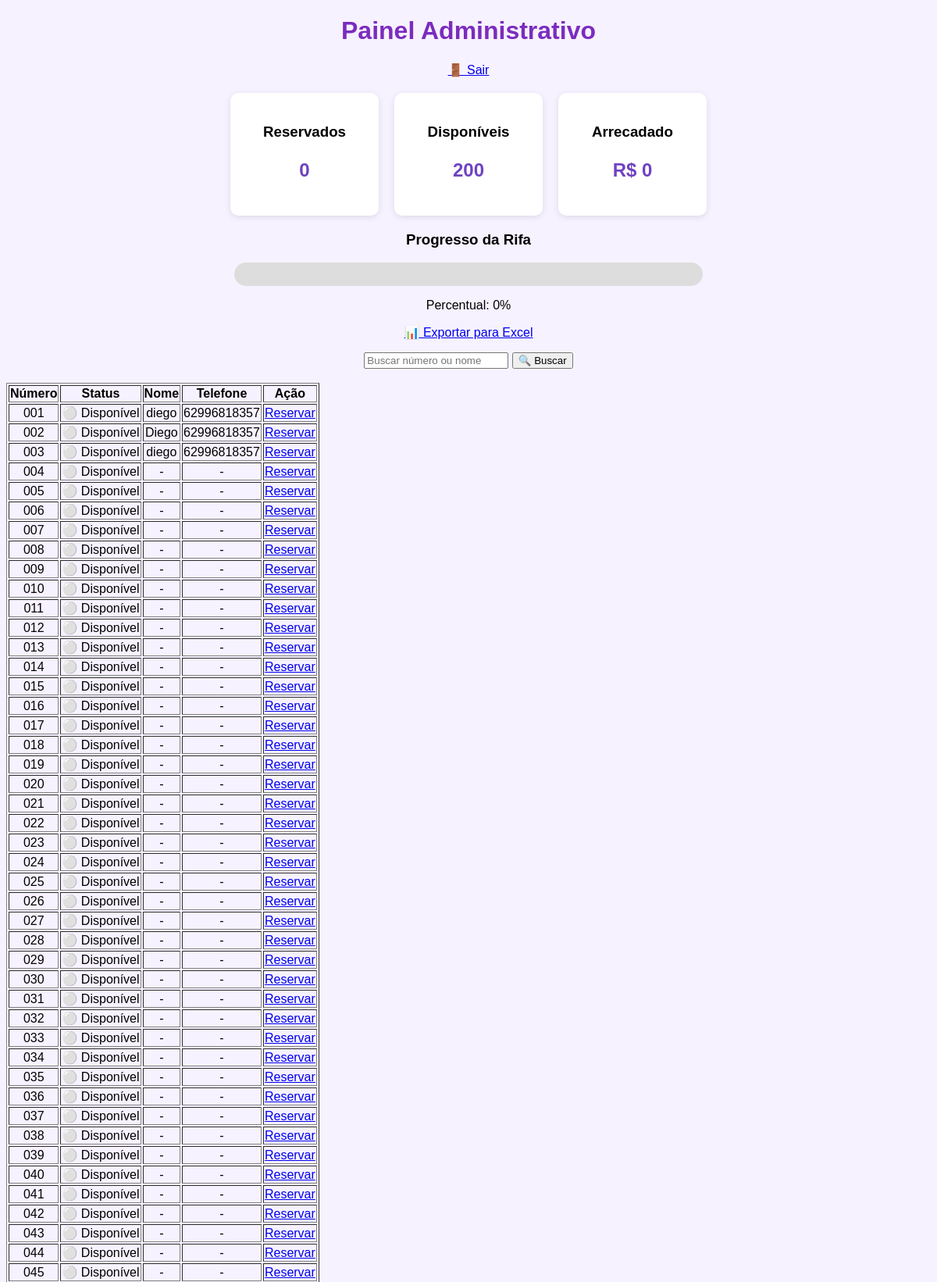
/admin (signed in, upper part), run on the app's committed database.
### models.py (models this page shows)
class Numero(db.Model):
    id = db.Column(db.Integer, primary_key=True)
    numero = db.Column(
        db.Integer,
        unique=True,
        nullable=False
    )
    status = db.Column(
        db.String(50),
        default="disponivel"
    )
    nome = db.Column(
        db.String(100)
    )
    telefone = db.Column(
        db.String(20)
    )

### app.py (the view)
@app.route("/admin")
def admin():
    if not session.get("admin"):
        return redirect("/login")
    busca = request.args.get("busca", "")
    if busca:
        numeros = Numero.query.filter(
        (Numero.nome.contains(busca)) |
        (Numero.numero.like(f"%{busca}%"))
    ).order_by(Numero.numero).all()
    else:
        numeros = Numero.query.order_by(
        Numero.numero
    ).all()
    reservados = Numero.query.filter(
        Numero.status.in_(["reservado", "pago"])
    ).count()
    disponiveis = Numero.query.filter_by(
        status="disponivel"
    ).count()
    arrecadado = reservados * 15
    percentual = round((reservados / 200) * 100)
    return render_template(
    "admin.html",
    numeros=numeros,
    reservados=reservados,
    disponiveis=disponiveis,
    arrecadado=arrecadado,
    percentual=percentual,
    busca=busca
    )

### templates/admin.html (shortened to what this page needs)
<!doctype html>
<html lang="pt-BR">
  <head>
    <link
      rel="stylesheet"
      href="{{ url_for('static', filename='css/style.css') }}"
    />
  </head>
  <body>
    <div class="container">
      <h1>Painel Administrativo</h1>
      <p>
        <a href="/logout">🚪 Sair</a>
      </p>
      <div class="dashboard">
        <div class="card">
          <h3>Reservados</h3>
          <p>{{ reservados }}</p>
        </div>
        <div class="card">
          <h3>Disponíveis</h3>
          <p>{{ disponiveis }}</p>
        </div>
        <div class="card">
          <h3>Arrecadado</h3>
          <p>R$ {{ arrecadado }}</p>
        </div>
      </div>
      <h3>Progresso da Rifa</h3>
      <div class="barra">
      </div>
      <p>Percentual: {{ percentual }}%</p>
      <p>
        <a href="/exportar">📊 Exportar para Excel</a>
      </p>
      <form method="GET" action="/admin">
        <input
          type="text"
          name="busca"
          placeholder="Buscar número ou nome"
          value="{{ busca or '' }}"
        />
        <button type="submit">🔍 Buscar</button>
      </form>
      <br />
      <table border="1">
        <tr>
          <th>Número</th>
          <th>Status</th>
          <th>Nome</th>
          <th>Telefone</th>
          <th>Ação</th>
        </tr>
        {% for numero in numeros %}
        <tr>
          <td>{{ "%03d"|format(numero.numero) }}</td>
          <td>
            {% if numero.status == "pago" %} 🟢 Pago {% elif numero.status ==
            "reservado" %} 🟡 Reservado {% else %} ⚪ Disponível {% endif %}
          </td>
          <td>{{ numero.nome or "-" }}</td>
          <td>{{ numero.telefone or "-" }}</td>
          <td>
            <a href="/toggle/{{ numero.id }}">
              {% if numero.status == "disponivel" %} Reservar {% elif
              numero.status == "reservado" %} Marcar Pago {% else %} Liberar {%
              endif %}
            </a>
          </td>
        </tr>
        {% endfor %}
      </table>
    </div>
  </body>
</html>

### static/css/style.css (style rules this page uses)
body { font-family: Arial; text-align: center; background: #f7f2ff; }
h1 { color: #7b2cbf; }
.dashboard { display: flex; justify-content: center; gap: 20px; margin: 20px 0; }
.card { background: white; padding: 20px; border-radius: 10px; min-width: 150px; text-align: center; box-shadow: 0 2px 8px rgba(0, 0, 0, 0.1); }
.card h3 { margin-bottom: 10px; }
.card p { font-size: 24px; font-weight: bold; color: #6f42c1; }
.barra { width: 600px; max-width: 90%; height: 30px; background: #ddd; border-radius: 20px; overflow: hidden; margin: 15px auto; }

### data on the page
Numero: numero "001", status "⚪ Disponível", nome "diego", telefone "62996818357"
Numero: numero "002", status "⚪ Disponível", nome "Diego", telefone "62996818357"
Numero: numero "003", status "⚪ Disponível", nome "diego", telefone "62996818357"
Numero: numero "004", status "⚪ Disponível", nome "-", telefone "-"
Numero: numero "005", status "⚪ Disponível", nome "-", telefone "-"
Numero: numero "006", status "⚪ Disponível", nome "-", telefone "-"
Numero: numero "007", status "⚪ Disponível", nome "-", telefone "-"
Numero: numero "008", status "⚪ Disponível", nome "-", telefone "-"
Numero: numero "009", status "⚪ Disponível", nome "-", telefone "-"
Numero: numero "010", status "⚪ Disponível", nome "-", telefone "-"
Numero: numero "011", status "⚪ Disponível", nome "-", telefone "-"
Numero: numero "012", status "⚪ Disponível", nome "-", telefone "-"
Numero: numero "013", status "⚪ Disponível", nome "-", telefone "-"
Numero: numero "014", status "⚪ Disponível", nome "-", telefone "-"
Numero: numero "015", status "⚪ Disponível", nome "-", telefone "-"
Numero: numero "016", status "⚪ Disponível", nome "-", telefone "-"
Numero: numero "017", status "⚪ Disponível", nome "-", telefone "-"
Numero: numero "018", status "⚪ Disponível", nome "-", telefone "-"
Numero: numero "019", status "⚪ Disponível", nome "-", telefone "-"
Numero: numero "020", status "⚪ Disponível", nome "-", telefone "-"
Numero: numero "021", status "⚪ Disponível", nome "-", telefone "-"
Numero: numero "022", status "⚪ Disponível", nome "-", telefone "-"
Numero: numero "023", status "⚪ Disponível", nome "-", telefone "-"
Numero: numero "024", status "⚪ Disponível", nome "-", telefone "-"
Numero: numero "025", status "⚪ Disponível", nome "-", telefone "-"
Numero: numero "026", status "⚪ Disponível", nome "-", telefone "-"
Numero: numero "027", status "⚪ Disponível", nome "-", telefone "-"
Numero: numero "028", status "⚪ Disponível", nome "-", telefone "-"
Numero: numero "029", status "⚪ Disponível", nome "-", telefone "-"
Numero: numero "030", status "⚪ Disponível", nome "-", telefone "-"
Numero: numero "031", status "⚪ Disponível", nome "-", telefone "-"
Numero: numero "032", status "⚪ Disponível", nome "-", telefone "-"
Numero: numero "033", status "⚪ Disponível", nome "-", telefone "-"
Numero: numero "034", status "⚪ Disponível", nome "-", telefone "-"
Numero: numero "035", status "⚪ Disponível", nome "-", telefone "-"
Numero: numero "036", status "⚪ Disponível", nome "-", telefone "-"
Numero: numero "037", status "⚪ Disponível", nome "-", telefone "-"
Numero: numero "038", status "⚪ Disponível", nome "-", telefone "-"
Numero: numero "039", status "⚪ Disponível", nome "-", telefone "-"
Numero: numero "040", status "⚪ Disponível", nome "-", telefone "-"
Numero: numero "041", status "⚪ Disponível", nome "-", telefone "-"
Numero: numero "042", status "⚪ Disponível", nome "-", telefone "-"
Numero: numero "043", status "⚪ Disponível", nome "-", telefone "-"
Numero: numero "044", status "⚪ Disponível", nome "-", telefone "-"
Numero: numero "045", status "⚪ Disponível", nome "-", telefone "-"

### other printed values
{{ reservados }} "0"
{{ disponiveis }} "200"
{{ arrecadado }} "0"
{{ percentual }} "0"
